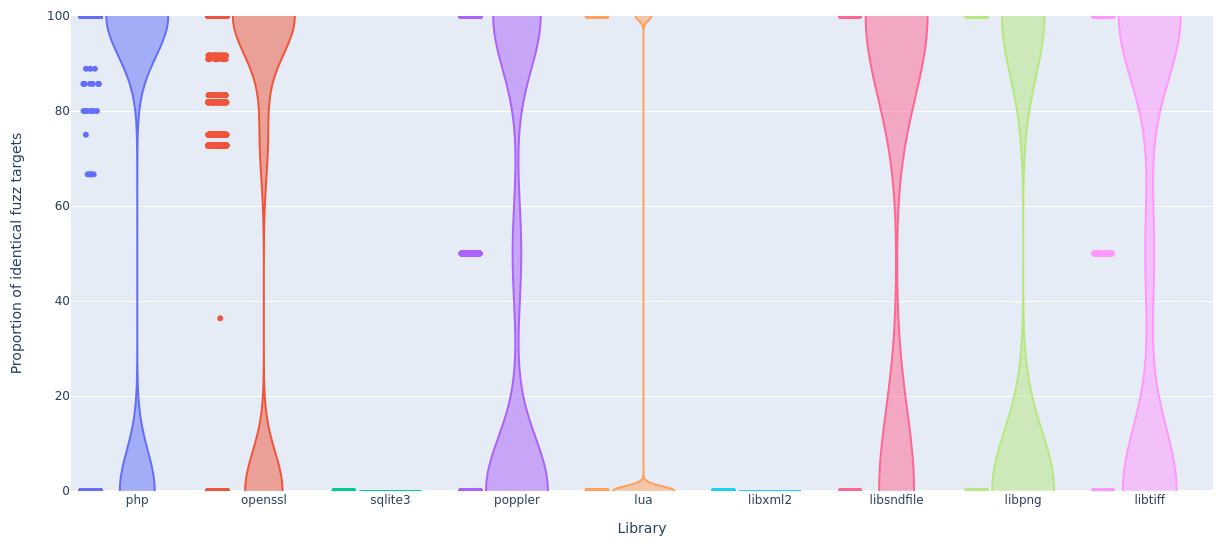

Write Python code to recreate this figure.
#!/usr/bin/python3

import plotly.graph_objects as go

prefix = './targsel/'
logfiles = ['libpng-01.log', 'libpng-03.log', 'libsndfile-01.log', 'libtiff-02.log', 'libxml2-01.log', 'openssl-01.log', 'openssl-03.log', 'php-02.log', 'poppler-02.log', 
        'sqlite3-02.log', 'libpng-02.log', 'libpng-04.log', 'libtiff-01.log', 'libtiff-03.log', 'lua-01.log', 'openssl-02.log', 'php-01.log', 'poppler-01.log', 'sqlite3-01.log']
results = {'php': [], 'openssl': [], 'sqlite3': [], 'poppler': [], 'lua': [], 'libxml2': [], 'libsndfile': [], 'libpng': [], 'libtiff': []}

for logfile in logfiles:
    lib = logfile.split('-')[0]
    prev_eq = 0
    prev_tot = 0
    with open(f'{prefix}{logfile}', 'r') as logs:
        for line in logs:
            if 'iteration=' in line:
                split = line.split()
                equal = int(split[2].split('=')[1]) 
                total = int(split[3].split('=')[1])
                if total == 0 or total == prev_tot:
                    continue
                results[lib].append((equal - prev_eq) * 100 / (total - prev_tot))
                # print(f'{equal}\t{total}\t{equal - prev_eq}\t{total - prev_tot}\t{((equal - prev_eq) * 100 / (total - prev_tot))}%')
                prev_eq = equal
                prev_tot = total

fig = go.Figure()
for library in results:
    fig.add_trace(go.Violin(x=[library for i in range(len(results[library]))],
                            y=results[library],
                            name=library,
                            points="all",
                            box_visible=False,
                            meanline_visible=False))
fig.update_layout(xaxis_title='Library', yaxis_title='Proportion of identical fuzz targets', yaxis_range=[0,100], showlegend=False)
fig.show()
